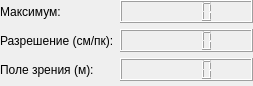
<?xml version="1.0" encoding="UTF-8"?>
<ui version="4.0">
 <class>SensorCharacteristicsForm</class>
 <widget class="QWidget" name="SensorCharacteristicsForm">
  <property name="geometry">
   <rect>
    <x>0</x>
    <y>0</y>
    <width>253</width>
    <height>86</height>
   </rect>
  </property>
  <property name="sizePolicy">
   <sizepolicy hsizetype="Fixed" vsizetype="Fixed">
    <horstretch>0</horstretch>
    <verstretch>0</verstretch>
   </sizepolicy>
  </property>
  <property name="minimumSize">
   <size>
    <width>253</width>
    <height>86</height>
   </size>
  </property>
  <property name="maximumSize">
   <size>
    <width>253</width>
    <height>86</height>
   </size>
  </property>
  <property name="windowTitle">
   <string>Form</string>
  </property>
  <layout class="QFormLayout" name="formLayout">
   <property name="leftMargin">
    <number>0</number>
   </property>
   <property name="topMargin">
    <number>0</number>
   </property>
   <property name="rightMargin">
    <number>0</number>
   </property>
   <property name="bottomMargin">
    <number>0</number>
   </property>
   <item row="0" column="0">
    <widget class="QLabel" name="label_2">
     <property name="text">
      <string>Максимум:</string>
     </property>
    </widget>
   </item>
   <item row="0" column="1">
    <widget class="QLCDNumber" name="lcdNumberMaximum">
     <property name="digitCount">
      <number>5</number>
     </property>
    </widget>
   </item>
   <item row="1" column="0">
    <widget class="QLabel" name="label">
     <property name="text">
      <string>Разрешение (см/пк):</string>
     </property>
    </widget>
   </item>
   <item row="1" column="1">
    <widget class="QLCDNumber" name="lcdNumberResolution">
     <property name="digitCount">
      <number>5</number>
     </property>
    </widget>
   </item>
   <item row="2" column="0">
    <widget class="QLabel" name="label_3">
     <property name="text">
      <string>Поле зрения (м):</string>
     </property>
    </widget>
   </item>
   <item row="2" column="1">
    <widget class="QLCDNumber" name="lcdNumberFov">
     <property name="digitCount">
      <number>5</number>
     </property>
    </widget>
   </item>
  </layout>
 </widget>
 <resources/>
 <connections/>
</ui>
